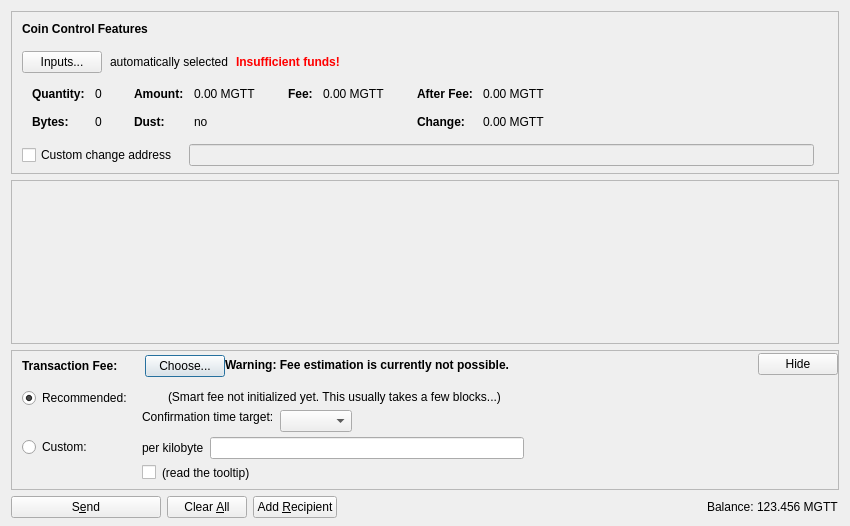
<?xml version="1.0" encoding="UTF-8"?>
<ui version="4.0">
 <class>SendCoinsDialog</class>
 <widget class="QDialog" name="SendCoinsDialog">
  <property name="geometry">
   <rect>
    <x>0</x>
    <y>0</y>
    <width>850</width>
    <height>526</height>
   </rect>
  </property>
  <property name="windowTitle">
   <string>Send Coins</string>
  </property>
  <layout class="QVBoxLayout" name="verticalLayout" stretch="0,1,0,0">
   <property name="bottomMargin">
    <number>8</number>
   </property>
   <item>
    <widget class="QFrame" name="frameCoinControl">
     <property name="sizePolicy">
      <sizepolicy hsizetype="Expanding" vsizetype="Expanding">
       <horstretch>0</horstretch>
       <verstretch>0</verstretch>
      </sizepolicy>
     </property>
     <property name="maximumSize">
      <size>
       <width>16777215</width>
       <height>16777215</height>
      </size>
     </property>
     <property name="frameShape">
      <enum>QFrame::StyledPanel</enum>
     </property>
     <property name="frameShadow">
      <enum>QFrame::Sunken</enum>
     </property>
     <layout class="QVBoxLayout" name="verticalLayoutCoinControl2">
      <property name="spacing">
       <number>0</number>
      </property>
      <property name="leftMargin">
       <number>0</number>
      </property>
      <property name="topMargin">
       <number>0</number>
      </property>
      <property name="rightMargin">
       <number>0</number>
      </property>
      <property name="bottomMargin">
       <number>6</number>
      </property>
      <item>
       <layout class="QVBoxLayout" name="verticalLayoutCoinControl" stretch="0,0,0,0,1">
        <property name="spacing">
         <number>0</number>
        </property>
        <property name="leftMargin">
         <number>10</number>
        </property>
        <property name="topMargin">
         <number>10</number>
        </property>
        <item>
         <layout class="QHBoxLayout" name="horizontalLayoutCoinControl1">
          <property name="bottomMargin">
           <number>15</number>
          </property>
          <item>
           <widget class="QLabel" name="labelCoinControlFeatures">
            <property name="sizePolicy">
             <sizepolicy hsizetype="Preferred" vsizetype="Maximum">
              <horstretch>0</horstretch>
              <verstretch>0</verstretch>
             </sizepolicy>
            </property>
            <property name="font">
             <font>
              <weight>75</weight>
              <bold>true</bold>
             </font>
            </property>
            <property name="styleSheet">
             <string notr="true">font-weight:bold;</string>
            </property>
            <property name="text">
             <string>Coin Control Features</string>
            </property>
           </widget>
          </item>
         </layout>
        </item>
        <item>
         <layout class="QHBoxLayout" name="horizontalLayoutCoinControl2" stretch="0,0,0,0">
          <property name="spacing">
           <number>8</number>
          </property>
          <property name="bottomMargin">
           <number>10</number>
          </property>
          <item>
           <widget class="QPushButton" name="pushButtonCoinControl">
            <property name="styleSheet">
             <string notr="true"/>
            </property>
            <property name="text">
             <string>Inputs...</string>
            </property>
            <property name="autoDefault">
             <bool>false</bool>
            </property>
           </widget>
          </item>
          <item>
           <widget class="QLabel" name="labelCoinControlAutomaticallySelected">
            <property name="text">
             <string>automatically selected</string>
            </property>
            <property name="margin">
             <number>5</number>
            </property>
           </widget>
          </item>
          <item>
           <widget class="QLabel" name="labelCoinControlInsuffFunds">
            <property name="font">
             <font>
              <weight>75</weight>
              <bold>true</bold>
             </font>
            </property>
            <property name="styleSheet">
             <string notr="true">color:red;font-weight:bold;</string>
            </property>
            <property name="text">
             <string>Insufficient funds!</string>
            </property>
            <property name="margin">
             <number>5</number>
            </property>
           </widget>
          </item>
          <item>
           <spacer name="horizontalSpacerCoinControl">
            <property name="orientation">
             <enum>Qt::Horizontal</enum>
            </property>
            <property name="sizeHint" stdset="0">
             <size>
              <width>40</width>
              <height>1</height>
             </size>
            </property>
           </spacer>
          </item>
         </layout>
        </item>
        <item>
         <widget class="QWidget" name="widgetCoinControl" native="true">
          <property name="sizePolicy">
           <sizepolicy hsizetype="Preferred" vsizetype="Preferred">
            <horstretch>0</horstretch>
            <verstretch>0</verstretch>
           </sizepolicy>
          </property>
          <property name="minimumSize">
           <size>
            <width>0</width>
            <height>0</height>
           </size>
          </property>
          <property name="styleSheet">
           <string notr="true"/>
          </property>
          <layout class="QHBoxLayout" name="horizontalLayoutCoinControl5">
           <property name="leftMargin">
            <number>0</number>
           </property>
           <property name="topMargin">
            <number>0</number>
           </property>
           <property name="rightMargin">
            <number>0</number>
           </property>
           <property name="bottomMargin">
            <number>0</number>
           </property>
           <item>
            <layout class="QHBoxLayout" name="horizontalLayoutCoinControl3" stretch="0,0,0,1">
             <property name="spacing">
              <number>20</number>
             </property>
             <property name="topMargin">
              <number>0</number>
             </property>
             <property name="bottomMargin">
              <number>10</number>
             </property>
             <item>
              <layout class="QFormLayout" name="formLayoutCoinControl1">
               <property name="horizontalSpacing">
                <number>10</number>
               </property>
               <property name="verticalSpacing">
                <number>14</number>
               </property>
               <property name="leftMargin">
                <number>10</number>
               </property>
               <property name="topMargin">
                <number>4</number>
               </property>
               <property name="rightMargin">
                <number>6</number>
               </property>
               <item row="0" column="0">
                <widget class="QLabel" name="labelCoinControlQuantityText">
                 <property name="font">
                  <font>
                   <weight>75</weight>
                   <bold>true</bold>
                  </font>
                 </property>
                 <property name="text">
                  <string>Quantity:</string>
                 </property>
                 <property name="margin">
                  <number>0</number>
                 </property>
                </widget>
               </item>
               <item row="0" column="1">
                <widget class="QLabel" name="labelCoinControlQuantity">
                 <property name="cursor">
                  <cursorShape>IBeamCursor</cursorShape>
                 </property>
                 <property name="contextMenuPolicy">
                  <enum>Qt::ActionsContextMenu</enum>
                 </property>
                 <property name="text">
                  <string notr="true">0</string>
                 </property>
                 <property name="margin">
                  <number>0</number>
                 </property>
                 <property name="textInteractionFlags">
                  <set>Qt::LinksAccessibleByMouse|Qt::TextSelectableByKeyboard|Qt::TextSelectableByMouse</set>
                 </property>
                </widget>
               </item>
               <item row="1" column="0">
                <widget class="QLabel" name="labelCoinControlBytesText">
                 <property name="font">
                  <font>
                   <weight>75</weight>
                   <bold>true</bold>
                  </font>
                 </property>
                 <property name="text">
                  <string>Bytes:</string>
                 </property>
                </widget>
               </item>
               <item row="1" column="1">
                <widget class="QLabel" name="labelCoinControlBytes">
                 <property name="cursor">
                  <cursorShape>IBeamCursor</cursorShape>
                 </property>
                 <property name="contextMenuPolicy">
                  <enum>Qt::ActionsContextMenu</enum>
                 </property>
                 <property name="text">
                  <string notr="true">0</string>
                 </property>
                 <property name="textInteractionFlags">
                  <set>Qt::LinksAccessibleByMouse|Qt::TextSelectableByKeyboard|Qt::TextSelectableByMouse</set>
                 </property>
                </widget>
               </item>
              </layout>
             </item>
             <item>
              <layout class="QFormLayout" name="formLayoutCoinControl2">
               <property name="horizontalSpacing">
                <number>10</number>
               </property>
               <property name="verticalSpacing">
                <number>14</number>
               </property>
               <property name="leftMargin">
                <number>6</number>
               </property>
               <property name="topMargin">
                <number>4</number>
               </property>
               <property name="rightMargin">
                <number>6</number>
               </property>
               <item row="0" column="0">
                <widget class="QLabel" name="labelCoinControlAmountText">
                 <property name="font">
                  <font>
                   <weight>75</weight>
                   <bold>true</bold>
                  </font>
                 </property>
                 <property name="text">
                  <string>Amount:</string>
                 </property>
                 <property name="margin">
                  <number>0</number>
                 </property>
                </widget>
               </item>
               <item row="0" column="1">
                <widget class="QLabel" name="labelCoinControlAmount">
                 <property name="cursor">
                  <cursorShape>IBeamCursor</cursorShape>
                 </property>
                 <property name="contextMenuPolicy">
                  <enum>Qt::ActionsContextMenu</enum>
                 </property>
                 <property name="text">
                  <string notr="true">0.00 MGTT</string>
                 </property>
                 <property name="textInteractionFlags">
                  <set>Qt::LinksAccessibleByMouse|Qt::TextSelectableByKeyboard|Qt::TextSelectableByMouse</set>
                 </property>
                </widget>
               </item>
               <item row="1" column="0">
                <widget class="QLabel" name="labelCoinControlLowOutputText">
                 <property name="font">
                  <font>
                   <weight>75</weight>
                   <bold>true</bold>
                  </font>
                 </property>
                 <property name="text">
                  <string>Dust:</string>
                 </property>
                </widget>
               </item>
               <item row="1" column="1">
                <widget class="QLabel" name="labelCoinControlLowOutput">
                 <property name="cursor">
                  <cursorShape>IBeamCursor</cursorShape>
                 </property>
                 <property name="contextMenuPolicy">
                  <enum>Qt::ActionsContextMenu</enum>
                 </property>
                 <property name="text">
                  <string notr="true">no</string>
                 </property>
                 <property name="textInteractionFlags">
                  <set>Qt::LinksAccessibleByMouse|Qt::TextSelectableByKeyboard|Qt::TextSelectableByMouse</set>
                 </property>
                </widget>
               </item>
              </layout>
             </item>
             <item>
              <layout class="QFormLayout" name="formLayoutCoinControl3">
               <property name="horizontalSpacing">
                <number>10</number>
               </property>
               <property name="verticalSpacing">
                <number>14</number>
               </property>
               <property name="leftMargin">
                <number>6</number>
               </property>
               <property name="topMargin">
                <number>4</number>
               </property>
               <property name="rightMargin">
                <number>6</number>
               </property>
               <item row="0" column="0">
                <widget class="QLabel" name="labelCoinControlFeeText">
                 <property name="font">
                  <font>
                   <weight>75</weight>
                   <bold>true</bold>
                  </font>
                 </property>
                 <property name="text">
                  <string>Fee:</string>
                 </property>
                 <property name="margin">
                  <number>0</number>
                 </property>
                </widget>
               </item>
               <item row="0" column="1">
                <widget class="QLabel" name="labelCoinControlFee">
                 <property name="cursor">
                  <cursorShape>IBeamCursor</cursorShape>
                 </property>
                 <property name="contextMenuPolicy">
                  <enum>Qt::ActionsContextMenu</enum>
                 </property>
                 <property name="text">
                  <string notr="true">0.00 MGTT</string>
                 </property>
                 <property name="textInteractionFlags">
                  <set>Qt::LinksAccessibleByMouse|Qt::TextSelectableByKeyboard|Qt::TextSelectableByMouse</set>
                 </property>
                </widget>
               </item>
              </layout>
             </item>
             <item>
              <layout class="QFormLayout" name="formLayoutCoinControl4">
               <property name="horizontalSpacing">
                <number>10</number>
               </property>
               <property name="verticalSpacing">
                <number>14</number>
               </property>
               <property name="leftMargin">
                <number>6</number>
               </property>
               <property name="topMargin">
                <number>4</number>
               </property>
               <property name="rightMargin">
                <number>6</number>
               </property>
               <item row="0" column="0">
                <widget class="QLabel" name="labelCoinControlAfterFeeText">
                 <property name="font">
                  <font>
                   <weight>75</weight>
                   <bold>true</bold>
                  </font>
                 </property>
                 <property name="text">
                  <string>After Fee:</string>
                 </property>
                 <property name="margin">
                  <number>0</number>
                 </property>
                </widget>
               </item>
               <item row="0" column="1">
                <widget class="QLabel" name="labelCoinControlAfterFee">
                 <property name="cursor">
                  <cursorShape>IBeamCursor</cursorShape>
                 </property>
                 <property name="contextMenuPolicy">
                  <enum>Qt::ActionsContextMenu</enum>
                 </property>
                 <property name="text">
                  <string notr="true">0.00 MGTT</string>
                 </property>
                 <property name="textInteractionFlags">
                  <set>Qt::LinksAccessibleByMouse|Qt::TextSelectableByKeyboard|Qt::TextSelectableByMouse</set>
                 </property>
                </widget>
               </item>
               <item row="1" column="0">
                <widget class="QLabel" name="labelCoinControlChangeText">
                 <property name="font">
                  <font>
                   <weight>75</weight>
                   <bold>true</bold>
                  </font>
                 </property>
                 <property name="text">
                  <string>Change:</string>
                 </property>
                </widget>
               </item>
               <item row="1" column="1">
                <widget class="QLabel" name="labelCoinControlChange">
                 <property name="cursor">
                  <cursorShape>IBeamCursor</cursorShape>
                 </property>
                 <property name="contextMenuPolicy">
                  <enum>Qt::ActionsContextMenu</enum>
                 </property>
                 <property name="text">
                  <string notr="true">0.00 MGTT</string>
                 </property>
                 <property name="textInteractionFlags">
                  <set>Qt::LinksAccessibleByMouse|Qt::TextSelectableByKeyboard|Qt::TextSelectableByMouse</set>
                 </property>
                </widget>
               </item>
              </layout>
             </item>
            </layout>
           </item>
          </layout>
         </widget>
        </item>
        <item>
         <layout class="QHBoxLayout" name="horizontalLayoutCoinControl4" stretch="0,0,0">
          <property name="spacing">
           <number>12</number>
          </property>
          <property name="sizeConstraint">
           <enum>QLayout::SetDefaultConstraint</enum>
          </property>
          <property name="topMargin">
           <number>5</number>
          </property>
          <property name="rightMargin">
           <number>5</number>
          </property>
          <item>
           <widget class="QCheckBox" name="checkBoxCoinControlChange">
            <property name="toolTip">
             <string>If this is activated, but the change address is empty or invalid, change will be sent to a newly generated address.</string>
            </property>
            <property name="text">
             <string>Custom change address</string>
            </property>
           </widget>
          </item>
          <item>
           <widget class="QValidatedLineEdit" name="lineEditCoinControlChange">
            <property name="enabled">
             <bool>false</bool>
            </property>
            <property name="sizePolicy">
             <sizepolicy hsizetype="Expanding" vsizetype="Fixed">
              <horstretch>0</horstretch>
              <verstretch>0</verstretch>
             </sizepolicy>
            </property>
           </widget>
          </item>
          <item>
           <widget class="QLabel" name="labelCoinControlChangeLabel">
            <property name="sizePolicy">
             <sizepolicy hsizetype="Preferred" vsizetype="Expanding">
              <horstretch>0</horstretch>
              <verstretch>0</verstretch>
             </sizepolicy>
            </property>
            <property name="minimumSize">
             <size>
              <width>0</width>
              <height>0</height>
             </size>
            </property>
            <property name="text">
             <string/>
            </property>
            <property name="margin">
             <number>3</number>
            </property>
           </widget>
          </item>
         </layout>
        </item>
        <item>
         <spacer name="verticalSpacerCoinControl">
          <property name="orientation">
           <enum>Qt::Vertical</enum>
          </property>
          <property name="sizeHint" stdset="0">
           <size>
            <width>800</width>
            <height>1</height>
           </size>
          </property>
         </spacer>
        </item>
       </layout>
      </item>
     </layout>
    </widget>
   </item>
   <item>
    <widget class="QScrollArea" name="scrollArea">
     <property name="widgetResizable">
      <bool>true</bool>
     </property>
     <widget class="QWidget" name="scrollAreaWidgetContents">
      <property name="geometry">
       <rect>
        <x>0</x>
        <y>0</y>
        <width>830</width>
        <height>104</height>
       </rect>
      </property>
      <layout class="QVBoxLayout" name="verticalLayout_2" stretch="0,1">
       <property name="leftMargin">
        <number>0</number>
       </property>
       <property name="topMargin">
        <number>0</number>
       </property>
       <property name="rightMargin">
        <number>0</number>
       </property>
       <property name="bottomMargin">
        <number>0</number>
       </property>
       <item>
        <layout class="QVBoxLayout" name="entries">
         <property name="spacing">
          <number>6</number>
         </property>
        </layout>
       </item>
       <item>
        <spacer name="verticalSpacer">
         <property name="orientation">
          <enum>Qt::Vertical</enum>
         </property>
         <property name="sizeHint" stdset="0">
          <size>
           <width>20</width>
           <height>40</height>
          </size>
         </property>
        </spacer>
       </item>
      </layout>
     </widget>
    </widget>
   </item>
   <item>
    <widget class="QFrame" name="frameFee">
     <property name="sizePolicy">
      <sizepolicy hsizetype="Expanding" vsizetype="Expanding">
       <horstretch>0</horstretch>
       <verstretch>0</verstretch>
      </sizepolicy>
     </property>
     <property name="maximumSize">
      <size>
       <width>16777215</width>
       <height>16777215</height>
      </size>
     </property>
     <property name="frameShape">
      <enum>QFrame::StyledPanel</enum>
     </property>
     <property name="frameShadow">
      <enum>QFrame::Sunken</enum>
     </property>
     <layout class="QVBoxLayout" name="verticalLayoutFee1">
      <property name="spacing">
       <number>0</number>
      </property>
      <property name="leftMargin">
       <number>0</number>
      </property>
      <property name="topMargin">
       <number>0</number>
      </property>
      <property name="rightMargin">
       <number>0</number>
      </property>
      <property name="bottomMargin">
       <number>0</number>
      </property>
      <item>
       <layout class="QVBoxLayout" name="verticalLayoutFee2" stretch="0,0,0">
        <property name="spacing">
         <number>0</number>
        </property>
        <property name="leftMargin">
         <number>10</number>
        </property>
        <property name="topMargin">
         <number>0</number>
        </property>
        <item>
         <layout class="QHBoxLayout" name="horizontalLayoutFee1">
          <property name="bottomMargin">
           <number>0</number>
          </property>
          <item>
           <layout class="QVBoxLayout" name="verticalLayoutFee7">
            <property name="spacing">
             <number>0</number>
            </property>
            <item>
             <spacer name="verticalSpacerSmartFee">
              <property name="orientation">
               <enum>Qt::Vertical</enum>
              </property>
              <property name="sizeType">
               <enum>QSizePolicy::Fixed</enum>
              </property>
              <property name="sizeHint" stdset="0">
               <size>
                <width>1</width>
                <height>4</height>
               </size>
              </property>
             </spacer>
            </item>
            <item>
             <layout class="QHBoxLayout" name="horizontalLayoutSmartFee">
              <property name="spacing">
               <number>10</number>
              </property>
              <item>
               <widget class="QLabel" name="labelFeeHeadline">
                <property name="sizePolicy">
                 <sizepolicy hsizetype="Preferred" vsizetype="Maximum">
                  <horstretch>0</horstretch>
                  <verstretch>0</verstretch>
                 </sizepolicy>
                </property>
                <property name="font">
                 <font>
                  <weight>75</weight>
                  <bold>true</bold>
                 </font>
                </property>
                <property name="styleSheet">
                 <string notr="true">font-weight:bold;</string>
                </property>
                <property name="text">
                 <string>Transaction Fee:</string>
                </property>
               </widget>
              </item>
              <item>
               <widget class="QLabel" name="labelFeeMinimized">
                <property name="text">
                 <string/>
                </property>
               </widget>
              </item>
              <item>
               <widget class="QPushButton" name="buttonChooseFee">
                <property name="text">
                 <string>Choose...</string>
                </property>
               </widget>
              </item>
             </layout>
            </item>
            <item>
             <spacer name="verticalSpacer_5">
              <property name="orientation">
               <enum>Qt::Vertical</enum>
              </property>
              <property name="sizeHint" stdset="0">
               <size>
                <width>1</width>
                <height>1</height>
               </size>
              </property>
             </spacer>
            </item>
           </layout>
          </item>
          <item>
           <widget class="QLabel" name="fallbackFeeWarningLabel">
            <property name="toolTip">
             <string>Using the fallbackfee can result in sending a transaction that will take several hours or days (or never) to confirm. Consider choosing your fee manually or wait until you have validated the complete chain.</string>
            </property>
            <property name="font">
            <font>
                <weight>75</weight>
                <bold>true</bold>
            </font>
            </property>
            <property name="text">
             <string>Warning: Fee estimation is currently not possible.</string>
            </property>
            <property name="wordWrap">
             <bool>false</bool>
            </property>
           </widget>
          </item>
          <item>
           <spacer name="horizontalSpacer_4">
            <property name="orientation">
             <enum>Qt::Horizontal</enum>
            </property>
            <property name="sizeType">
             <enum>QSizePolicy::MinimumExpanding</enum>
            </property>
            <property name="sizeHint" stdset="0">
             <size>
              <width>40</width>
              <height>20</height>
             </size>
            </property>
           </spacer>
          </item>
          <item>
           <widget class="QPushButton" name="buttonMinimizeFee">
            <property name="toolTip">
             <string>collapse fee-settings</string>
            </property>
            <property name="text">
             <string>Hide</string>
            </property>
           </widget>
          </item>
         </layout>
        </item>
        <item>
         <widget class="QFrame" name="frameFeeSelection">
          <layout class="QVBoxLayout" name="verticalLayoutFee12">
           <property name="spacing">
            <number>0</number>
           </property>
           <property name="leftMargin">
            <number>0</number>
           </property>
           <property name="topMargin">
            <number>0</number>
           </property>
           <property name="rightMargin">
            <number>0</number>
           </property>
           <property name="bottomMargin">
            <number>0</number>
           </property>
           <item>
            <layout class="QGridLayout" name="gridLayoutFee">
             <property name="topMargin">
              <number>10</number>
             </property>
             <property name="bottomMargin">
              <number>4</number>
             </property>
             <property name="horizontalSpacing">
              <number>10</number>
             </property>
             <property name="verticalSpacing">
              <number>4</number>
             </property>
             <item row="1" column="1">
              <layout class="QVBoxLayout" name="verticalLayoutFee8">
               <property name="spacing">
                <number>6</number>
               </property>
               <item>
                <layout class="QHBoxLayout" name="horizontalLayoutFee13">
                 <item>
                  <widget class="QLabel" name="labelCustomPerKilobyte">
                   <property name="toolTip">
                    <string>If the custom fee is set to 1000 satoshis and the transaction is only 250 bytes, then &quot;per kilobyte&quot; only pays 250 satoshis in fee, while &quot;total at least&quot; pays 1000 satoshis. For transactions bigger than a kilobyte both pay by kilobyte.</string>
                   </property>
                   <property name="text">
                    <string>per kilobyte</string>
                   </property>
                  </widget>
                 </item>
                 <item>
                  <widget class="BitcoinAmountField" name="customFee"/>
                 </item>
                 <item>
                  <spacer name="horizontalSpacer_6">
                   <property name="orientation">
                    <enum>Qt::Horizontal</enum>
                   </property>
                   <property name="sizeHint" stdset="0">
                    <size>
                     <width>1</width>
                     <height>1</height>
                    </size>
                   </property>
                  </spacer>
                 </item>
                </layout>
               </item>
               <item>
                <layout class="QHBoxLayout" name="horizontalLayoutFee8">
                 <item>
                  <widget class="QCheckBox" name="checkBoxMinimumFee">
                   <property name="toolTip">
                    <string>Paying only the minimum fee is just fine as long as there is less transaction volume than space in the blocks. But be aware that this can end up in a never confirming transaction once there is more demand for miningTT transactions than the network can process.</string>
                   </property>
                   <property name="text">
                    <string/>
                   </property>
                  </widget>
                 </item>
                 <item>
                  <widget class="QLabel" name="labelMinFeeWarning">
                   <property name="enabled">
                    <bool>true</bool>
                   </property>
                   <property name="toolTip">
                    <string>Paying only the minimum fee is just fine as long as there is less transaction volume than space in the blocks. But be aware that this can end up in a never confirming transaction once there is more demand for miningTT transactions than the network can process.</string>
                   </property>
                   <property name="text">
                    <string>(read the tooltip)</string>
                   </property>
                   <property name="margin">
                    <number>5</number>
                   </property>
                  </widget>
                 </item>
                 <item>
                  <spacer name="horizontalSpacer_2">
                   <property name="orientation">
                    <enum>Qt::Horizontal</enum>
                   </property>
                   <property name="sizeHint" stdset="0">
                    <size>
                     <width>1</width>
                     <height>1</height>
                    </size>
                   </property>
                  </spacer>
                 </item>
                </layout>
               </item>
              </layout>
             </item>
             <item row="0" column="0">
              <layout class="QVBoxLayout" name="verticalLayoutFee4" stretch="0,1">
               <item>
                <widget class="QRadioButton" name="radioSmartFee">
                 <property name="text">
                  <string>Recommended:</string>
                 </property>
                 <property name="checked">
                  <bool>true</bool>
                 </property>
                 <attribute name="buttonGroup">
                  <string notr="true">groupFee</string>
                 </attribute>
                </widget>
               </item>
               <item>
                <spacer name="verticalSpacer_2">
                 <property name="orientation">
                  <enum>Qt::Vertical</enum>
                 </property>
                 <property name="sizeHint" stdset="0">
                  <size>
                   <width>1</width>
                   <height>1</height>
                  </size>
                 </property>
                </spacer>
               </item>
              </layout>
             </item>
             <item row="1" column="0">
              <layout class="QVBoxLayout" name="verticalLayoutFee9" stretch="0,1">
               <item>
                <widget class="QRadioButton" name="radioCustomFee">
                 <property name="text">
                  <string>Custom:</string>
                 </property>
                 <attribute name="buttonGroup">
                  <string notr="true">groupFee</string>
                 </attribute>
                </widget>
               </item>
               <item>
                <spacer name="verticalSpacer_6">
                 <property name="orientation">
                  <enum>Qt::Vertical</enum>
                 </property>
                 <property name="sizeHint" stdset="0">
                  <size>
                   <width>1</width>
                   <height>1</height>
                  </size>
                 </property>
                </spacer>
               </item>
              </layout>
             </item>
             <item row="0" column="1">
              <layout class="QVBoxLayout" name="verticalLayoutFee3" stretch="0,0,1">
               <property name="spacing">
                <number>6</number>
               </property>
               <property name="topMargin">
                <number>2</number>
               </property>
               <item>
                <layout class="QHBoxLayout" name="horizontalLayoutFee12">
                 <item>
                  <widget class="QLabel" name="labelSmartFee">
                   <property name="text">
                    <string/>
                   </property>
                   <property name="margin">
                    <number>2</number>
                   </property>
                  </widget>
                 </item>
                 <item>
                  <widget class="QLabel" name="labelFeeEstimation">
                   <property name="text">
                    <string/>
                   </property>
                  </widget>
                 </item>
                 <item>
                  <widget class="QLabel" name="labelSmartFee2">
                   <property name="text">
                    <string>(Smart fee not initialized yet. This usually takes a few blocks...)</string>
                   </property>
                   <property name="margin">
                    <number>2</number>
                   </property>
                  </widget>
                 </item>
                 <item>
                  <spacer name="horizontalSpacer_5">
                   <property name="orientation">
                    <enum>Qt::Horizontal</enum>
                   </property>
                   <property name="sizeHint" stdset="0">
                    <size>
                     <width>1</width>
                     <height>1</height>
                    </size>
                   </property>
                  </spacer>
                 </item>
                </layout>
               </item>
               <item>
                <layout class="QHBoxLayout" name="horizontalLayoutFee9">
                 <item>
                  <layout class="QVBoxLayout" name="verticalLayoutFee6">
                   <item>
                    <widget class="QLabel" name="labelSmartFee3">
                     <property name="text">
                      <string>Confirmation time target:</string>
                     </property>
                     <property name="margin">
                      <number>2</number>
                     </property>
                    </widget>
                   </item>
                   <item>
                    <spacer name="verticalSpacer_3">
                     <property name="orientation">
                      <enum>Qt::Vertical</enum>
                     </property>
                     <property name="sizeHint" stdset="0">
                      <size>
                       <width>1</width>
                       <height>1</height>
                      </size>
                     </property>
                    </spacer>
                   </item>
                  </layout>
                 </item>
                 <item>
                  <layout class="QVBoxLayout" name="verticalLayoutFee5">
                   <property name="rightMargin">
                    <number>30</number>
                   </property>
                   <item>
                    <layout class="QHBoxLayout" name="horizontalLayoutConfTarget">
                     <property name="bottomMargin">
                      <number>0</number>
                     </property>
                     <item>
                      <widget class="QComboBox" name="confTargetSelector"/>
                     </item>
                     <item>
                      <spacer name="horizontalSpacerConfTarget">
                       <property name="orientation">
                        <enum>Qt::Horizontal</enum>
                       </property>
                       <property name="sizeHint" stdset="0">
                        <size>
                         <width>40</width>
                         <height>20</height>
                        </size>
                       </property>
                      </spacer>
                     </item>
                    </layout>
                   </item>
                  </layout>
                 </item>
                </layout>
               </item>
               <item>
                <spacer name="verticalSpacer_4">
                 <property name="orientation">
                  <enum>Qt::Vertical</enum>
                 </property>
                 <property name="sizeHint" stdset="0">
                  <size>
                   <width>1</width>
                   <height>1</height>
                  </size>
                 </property>
                </spacer>
               </item>
              </layout>
             </item>
            </layout>
           </item>
          </layout>
         </widget>
        </item>
        <item>
         <spacer name="verticalSpacerFee">
          <property name="orientation">
           <enum>Qt::Vertical</enum>
          </property>
          <property name="sizeHint" stdset="0">
           <size>
            <width>40</width>
            <height>5</height>
           </size>
          </property>
         </spacer>
        </item>
       </layout>
      </item>
     </layout>
    </widget>
   </item>
   <item>
    <layout class="QHBoxLayout" name="horizontalLayout">
     <item>
      <widget class="QPushButton" name="sendButton">
       <property name="minimumSize">
        <size>
         <width>150</width>
         <height>0</height>
        </size>
       </property>
       <property name="toolTip">
        <string>Confirm the send action</string>
       </property>
       <property name="text">
        <string>S&amp;end</string>
       </property>
       <property name="icon">
        <iconset resource="../bitcoin.qrc">
         <normaloff>:/icons/send</normaloff>:/icons/send</iconset>
       </property>
       <property name="autoDefault">
        <bool>false</bool>
       </property>
       <property name="default">
        <bool>false</bool>
       </property>
      </widget>
     </item>
     <item>
      <widget class="QPushButton" name="clearButton">
       <property name="sizePolicy">
        <sizepolicy hsizetype="Minimum" vsizetype="Fixed">
         <horstretch>0</horstretch>
         <verstretch>0</verstretch>
        </sizepolicy>
       </property>
       <property name="toolTip">
        <string>Clear all fields of the form.</string>
       </property>
       <property name="text">
        <string>Clear &amp;All</string>
       </property>
       <property name="icon">
        <iconset resource="../bitcoin.qrc">
         <normaloff>:/icons/remove</normaloff>:/icons/remove</iconset>
       </property>
       <property name="autoDefault">
        <bool>false</bool>
       </property>
      </widget>
     </item>
     <item>
      <widget class="QPushButton" name="addButton">
       <property name="toolTip">
        <string>Send to multiple recipients at once</string>
       </property>
       <property name="text">
        <string>Add &amp;Recipient</string>
       </property>
       <property name="icon">
        <iconset resource="../bitcoin.qrc">
         <normaloff>:/icons/add</normaloff>:/icons/add</iconset>
       </property>
       <property name="autoDefault">
        <bool>false</bool>
       </property>
      </widget>
     </item>
     <item>
      <spacer name="horizontalSpacer">
       <property name="orientation">
        <enum>Qt::Horizontal</enum>
       </property>
       <property name="sizeHint" stdset="0">
        <size>
         <width>40</width>
         <height>20</height>
        </size>
       </property>
      </spacer>
     </item>
     <item>
      <layout class="QHBoxLayout" name="horizontalLayout_2">
       <property name="spacing">
        <number>3</number>
       </property>
       <item>
        <widget class="QLabel" name="label">
         <property name="sizePolicy">
          <sizepolicy hsizetype="Preferred" vsizetype="Fixed">
           <horstretch>0</horstretch>
           <verstretch>0</verstretch>
          </sizepolicy>
         </property>
         <property name="text">
          <string>Balance:</string>
         </property>
        </widget>
       </item>
       <item>
        <widget class="QLabel" name="labelBalance">
         <property name="sizePolicy">
          <sizepolicy hsizetype="Preferred" vsizetype="Fixed">
           <horstretch>0</horstretch>
           <verstretch>0</verstretch>
          </sizepolicy>
         </property>
         <property name="cursor">
          <cursorShape>IBeamCursor</cursorShape>
         </property>
         <property name="text">
          <string notr="true">123.456 MGTT</string>
         </property>
         <property name="textInteractionFlags">
          <set>Qt::LinksAccessibleByMouse|Qt::TextSelectableByKeyboard|Qt::TextSelectableByMouse</set>
         </property>
        </widget>
       </item>
      </layout>
     </item>
    </layout>
   </item>
  </layout>
 </widget>
 <customwidgets>
  <customwidget>
   <class>QValidatedLineEdit</class>
   <extends>QLineEdit</extends>
   <header>qvalidatedlineedit.h</header>
  </customwidget>
  <customwidget>
   <class>BitcoinAmountField</class>
   <extends>QLineEdit</extends>
   <header>bitcoinamountfield.h</header>
   <container>1</container>
  </customwidget>
 </customwidgets>
 <resources>
  <include location="../bitcoin.qrc"/>
 </resources>
 <connections/>
 <buttongroups>
  <buttongroup name="groupFee"/>
 </buttongroups>
</ui>
